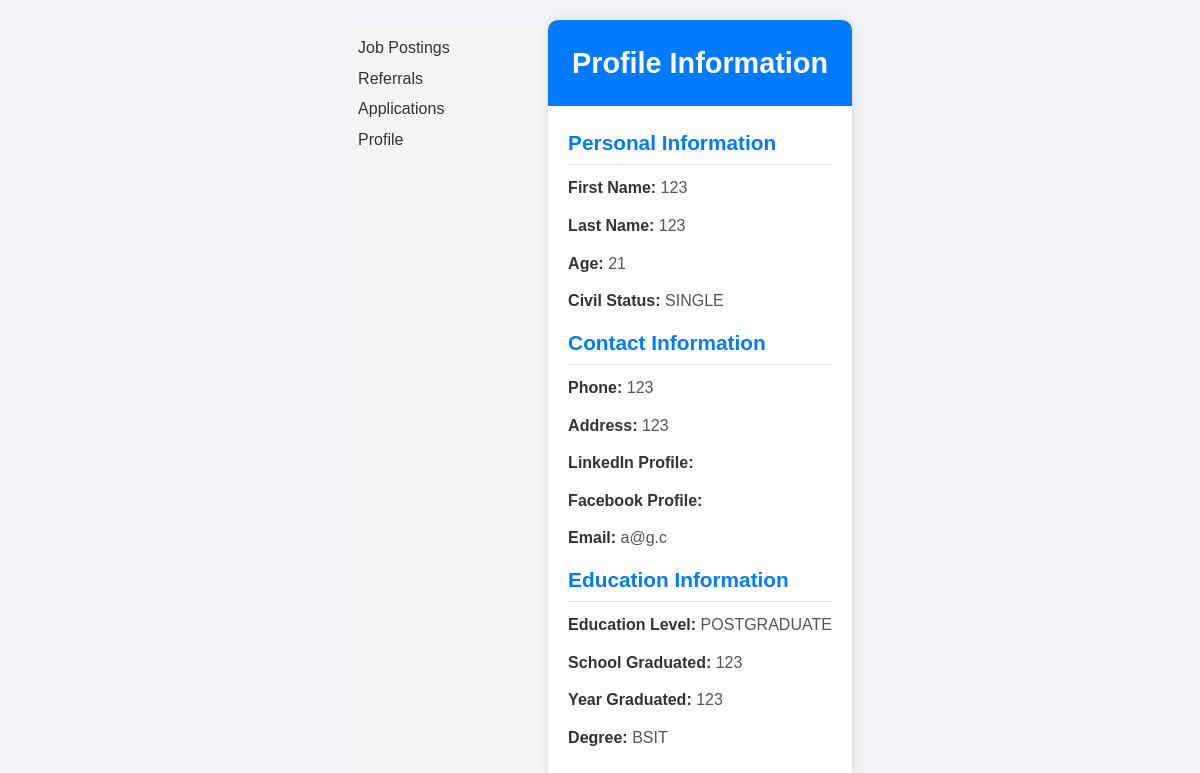
The app's page /applicant/profile.php (signed in) with its own data.
### tables this page shows
CREATE TABLE `profiles` (
  `profile_id` int(11) NOT NULL,
  `user_id` int(11) NOT NULL,
  `fname` varchar(100) NOT NULL,
  `lname` varchar(100) NOT NULL,
  `age` int(11) DEFAULT NULL,
  `phone` varchar(45) DEFAULT NULL,
  `address` varchar(255) DEFAULT NULL,
  `civil_status` varchar(45) DEFAULT NULL,
  `linkedin_link` varchar(255) DEFAULT NULL,
  `facebook_link` varchar(255) DEFAULT NULL,
  `referral_code` varchar(100) DEFAULT NULL,
  `education_level` enum('PRIMARY','SECONDARY','TERTIARY','POSTGRADUATE') DEFAULT NULL,
  `school_graduated` varchar(255) DEFAULT NULL,
  `year_graduated` varchar(4) DEFAULT NULL,
  `degree` varchar(255) DEFAULT NULL
);

CREATE TABLE `users` (
  `user_id` int(11) NOT NULL,
  `email` varchar(100) NOT NULL,
  `password` varchar(255) NOT NULL,
  `role` enum('APPLICANT','RECRUITER','USER_ADMIN') NOT NULL,
  `last_login` datetime DEFAULT NULL,
  `registration_date` datetime NOT NULL DEFAULT current_timestamp(),
  `status` enum('ACTIVE','INACTIVE','BANNED') DEFAULT 'ACTIVE'
);

### applicant/profile.php (the view, shortened to what this page needs)
<?php
include '../db.php';
include 'sidebar.php';
$user_id = $_SESSION['user_id'];
$profile_sql = "SELECT * FROM profiles WHERE user_id = ?";
$profile_stmt = $conn->prepare($profile_sql);
$profile_stmt->bind_param("i", $user_id);
$profile_stmt->execute();
$profile_result = $profile_stmt->get_result();
$profile = $profile_result->fetch_assoc();
$user_sql = "SELECT email FROM users WHERE user_id = ?";
$user_stmt = $conn->prepare($user_sql);
$user_stmt->bind_param("i", $user_id);
$user_stmt->execute();
$user_result = $user_stmt->get_result();
$user = $user_result->fetch_assoc();
?>
<!DOCTYPE html>
<html lang="en">
<head>
</head>
<body>
    <div class="profile-container">
        <div class="profile-header">
            <h2>Profile Information</h2>
        </div>
        <div class="profile-info">
            <div>
                <h3 class="section-title">Personal Information</h3>
                <p><strong>First Name:</strong> <?php echo htmlspecialchars($profile['fname']); ?></p>
                <p><strong>Last Name:</strong> <?php echo htmlspecialchars($profile['lname']); ?></p>
                <p><strong>Age:</strong> <?php echo htmlspecialchars($profile['age']); ?></p>
                <p><strong>Civil Status:</strong> <?php echo htmlspecialchars($profile['civil_status']); ?></p>
            </div>
            <div>
                <h3 class="section-title">Contact Information</h3>
                <p><strong>Phone:</strong> <?php echo htmlspecialchars($profile['phone']); ?></p>
                <p><strong>Address:</strong> <?php echo htmlspecialchars($profile['address']); ?></p>
                <p><strong>LinkedIn Profile:</strong>
                </p>
                <p><strong>Facebook Profile:</strong>
                </p>
                <p><strong>Email:</strong> <?php echo htmlspecialchars($user['email']); ?></p>
            </div>
            <div>
                <h3 class="section-title">Education Information</h3>
                <p><strong>Education Level:</strong> <?php echo htmlspecialchars($profile['education_level']); ?></p>
                <p><strong>School Graduated:</strong> <?php echo htmlspecialchars($profile['school_graduated']); ?></p>
                <p><strong>Year Graduated:</strong> <?php echo htmlspecialchars($profile['year_graduated']); ?></p>
                <p><strong>Degree:</strong> <?php echo htmlspecialchars($profile['degree']); ?></p>
            </div>
        </div>
    </div>
</body>
</html>

### applicant/sidebar.php (shortened to what this page needs)
<div class="sidebar">
    <ul>
        <li><a href="view_job.php">Job Postings</a></li>
        <li><a href="referrals.php">Referrals</a></li>
        <li><a href="application.php">Applications</a></li>
        <li><a href="profile.php">Profile</a></li>
    </ul>
</div>

### applicant/sidebar.php (style rules this page uses)
.sidebar { width: 200px; padding: 10px; background-color: #f4f4f4; }
.sidebar ul { list-style-type: none; padding: 0; }
.sidebar ul li { margin: 5px 0; }
.sidebar ul li a { text-decoration: none; color: #333; font-size: 16px; }

### applicant/profile.php (style rules this page uses)
* { box-sizing: border-box; margin: 0; padding: 0; }
body { font-family: Arial, sans-serif; background-color: #f0f2f5; color: #333; line-height: 1.6; padding: 20px; display: flex; justify-content: center; }
.profile-container { max-width: 650px; background-color: #fff; box-shadow: 0 0 10px rgba(0, 0, 0, 0.1); border-radius: 10px; overflow: hidden; }
.profile-header { background-color: #007bff; color: white; text-align: center; padding: 20px; }
.profile-header h2 { font-size: 1.8rem; }
.profile-info { padding: 20px; }
.section-title { font-size: 1.3rem; color: #007bff; border-bottom: 1px solid #e0e0e0; padding-bottom: 5px; margin-bottom: 10px; }
.profile-info p { margin-bottom: 12px; color: #555; font-size: 1rem; }
.profile-info p strong { color: #333; }

### records on screen
profiles: fname "123", lname "123", age "21", civil_status "SINGLE", phone "123", address "123", education_level "POSTGRADUATE", school_graduated "123", year_graduated "123", degree "BSIT"
users: email "a@g.c"
